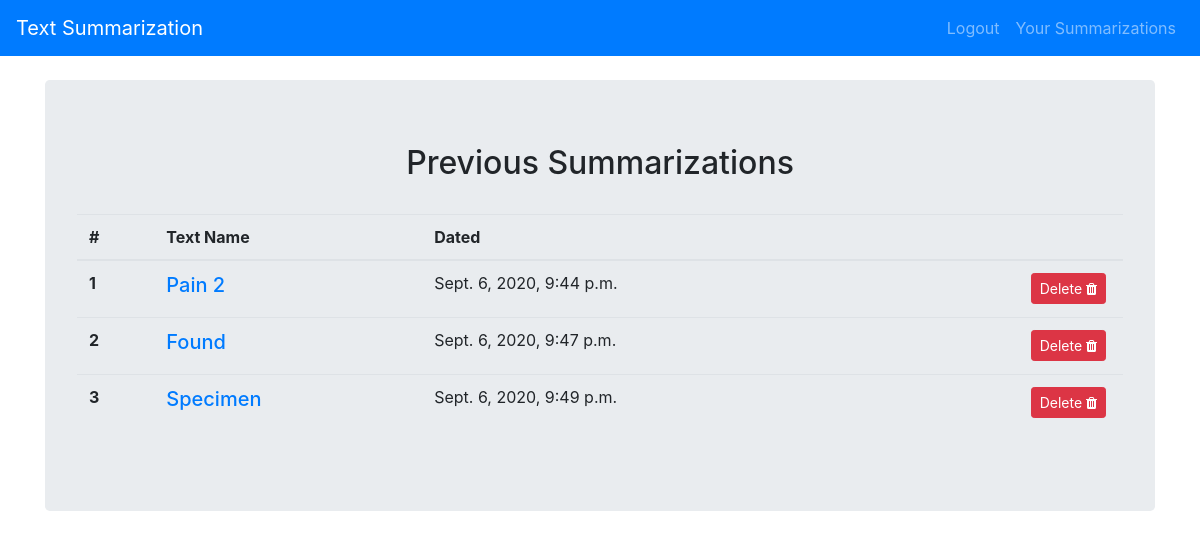
/your_summarizations/ (signed in), run on the app's committed database.
### main/models.py (models this page shows, shortened)
class Summarized(models.Model):
	user = models.ForeignKey(User,on_delete=models.CASCADE,default=None)
	text = models.CharField(max_length = 50)
	text_input = models.TextField()
	text_output = models.TextField()
	created_date = models.DateTimeField(blank = True, null = True)

### main/views.py (the view)
# urls.py: path("your_summarizations/",views.PrevSummarizations.as_view(), name="your_summarizations"),
class PrevSummarizations(LoginRequiredMixin,ListView):
    template_name = 'Summarizations.html'
    model = Summarized
    context_object_name = 'summ' #Context name used in template
    def get_queryset(self): #To show summarizations associated to logged in user only and not all
        summ = super().get_queryset()
        return summ.filter(user=self.request.user)

### templates/summarizations.html
{% extends 'header.html' %}
{% block content %}
<link href="https://maxcdn.bootstrapcdn.com/font-awesome/4.2.0/css/font-awesome.min.css" rel="stylesheet">
  <br>
    <div class="jumbotron">
      {% if summ %}
        <center><h2>Previous Summarizations</h2></center>
        <br>
        <table class="table table-hover table-responsive-sm">
          <thead>
            <tr>
              <th scope="col">#</th>
              <th scope="col">Text Name</th>
              <th scope="col">Dated</th>
              <th scope="col"></th>
            </tr>
          </thead>
          <tbody>
            {% for item in summ %}
            <tr>
              <th scope="row">{{forloop.counter}}</th>
              <td><h5><a class="text-decoration-none" href="{% url 'main:detail' item.id %}">{{item.text}}</a></h5></td>
              <td>{{item.created_date}}</td>
              <td><a href="{% url 'main:delete' item.id %}" class="btn btn-danger btn-sm" role="button" style="float: right; margin-right: 5px;">Delete <i class="fa fa-trash"></i></a></td>
            </tr>
            {% endfor %}
          </tbody>
        </table>
      {% else %}
        <p class="d-block font-weight-light my-2 heading">You haven't saved any summarizations yet!!</p>
      {% endif %}
    </div>
{% endblock content %}

### templates/header.html (shortened to what this page needs)
<head>
		<link rel="stylesheet" href="https://maxcdn.bootstrapcdn.com/bootstrap/4.5.2/css/bootstrap.min.css">
</head>
<body>
	<nav class="navbar navbar-expand-sm bg-primary navbar-dark">
		<a class="navbar-brand" href="/">Text Summarization</a>
		<div class="collapse navbar-collapse" id="navbarText">
			<ul class="navbar-nav ml-auto">
				 {% include 'includes/navbaritems.html' %}
			</ul>
		</div>
	</nav>
	<div class="container">
		{% block content %}
		{% endblock %}
	</div>
</body>

### templates/includes/navbaritems.html (shortened to what this page needs)
{% if user.is_authenticated %}
<li class="nav-item">
	<a class="nav-link" href="{% url 'logout' %}">Logout</a>
</li>
<li class="nav-item">
	<a class="nav-link" href="{% url 'main:your_summarizations' %}">Your Summarizations</a>
</li>
{% endif %}

### data on the page
Summarized: text "Pain 2", created_date "Sept. 6, 2020, 9:44 p.m."
Summarized: text "Found", created_date "Sept. 6, 2020, 9:47 p.m."
Summarized: text "Specimen", created_date "Sept. 6, 2020, 9:49 p.m."
